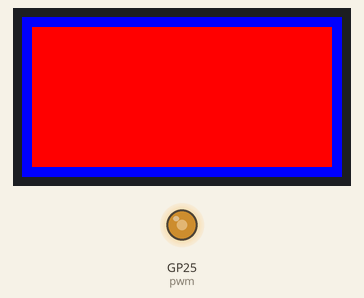
Bench run of a program on a simulated Raspberry Pi Pico running MicroPython. Shown: 160×80 colour display, output pins drawn as LEDs (lit = HIGH). Pins used as bus, display or sensor lines are not drawn.

Above: at 0.8 s.
At 30.9 s:
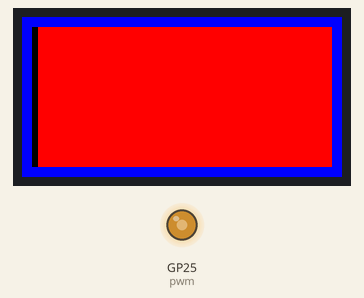
At 60.8 s:
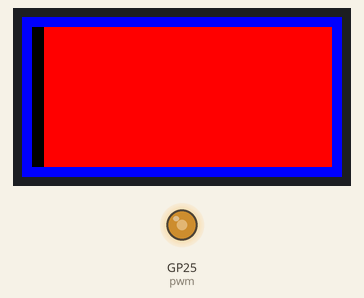
At 120.8 s:
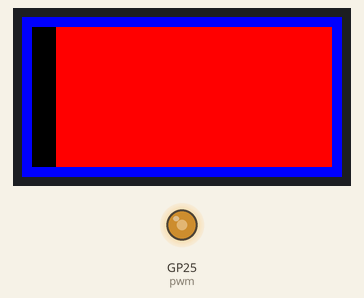
Timing chart, 0 to 122.3 s (numbered marks = the images above):
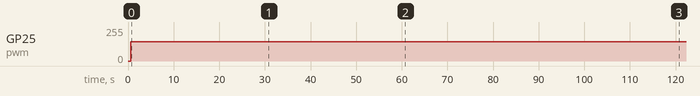

The program:

main.py
```python
import lcd as l
import time
import machine


def drawGauge(fore, back, cur, total):
    border = 5
    lcd.fill(back)
    w = lcd.width-border*2
    till = w * cur // total
    lcd.rect(border, border, till, lcd.height-border*2, l.BLACK, True)
    lcd.rect(border + till, border, w - till, lcd.height-border*2, fore, True)
    lcd.display()


tick = False


def timeHandler(t):
    global tick
    tick = True


def drawTimer(sec, fore, back):
    global tick
    tim = machine.Timer(period=1000, mode=machine.Timer.PERIODIC, callback=timeHandler)
    for s in range(sec):
        drawGauge(fore, back, s, sec)
        while not tick:
            time.sleep(0.1)
        tick = False
    tim.deinit()
    tick = False


# check if the device woke from a deep sleep
if machine.reset_cause() != machine.PWRON_RESET:
    machine.Pin(25, machine.Pin.OUT, value=0)
    machine.deepsleep(600000)

lcd = l.LCD_0inch96()

drawTimer(25*60, l.RED, l.BLUE)
drawTimer(5*60, l.GREEN, l.BLUE)

lcd.fill(l.BLUE)
lcd.display()
lcd.backlight(0)

lcd.write_cmd(0x10)  # power off

machine.deepsleep(600000)
```

lcd.py
```python
from machine import Pin, SPI, PWM
import framebuf
import time

# color is BGR
RED = 0x00F8
GREEN = 0xE007
BLUE = 0x1F00
WHITE = 0xFFFF
BLACK = 0x0000


class LCD_0inch96(framebuf.FrameBuffer):
    def __init__(self):

        self.width = 160
        self.height = 80

        self.cs = Pin(9, Pin.OUT, value=1)
        self.rst = Pin(12, Pin.OUT, value=0)
        self.spi = SPI(1, 10_000_000, polarity=0, phase=0, sck=Pin(10), mosi=Pin(11), miso=None)
        self.dc = Pin(8, Pin.OUT, value=1)
        self.buffer = bytearray(self.height * self.width * 2)
        super().__init__(self.buffer, self.width, self.height, framebuf.RGB565)
        self.Init()
        self.SetWindows(0, 0, self.width-1, self.height-1)

    def reset(self):
        self.rst(1)
        time.sleep(0.2)
        self.rst(0)
        time.sleep(0.2)
        self.rst(1)
        time.sleep(0.2)

    def write_cmd(self, cmd):
        self.dc(0)
        self.cs(0)
        self.spi.write(bytearray([cmd]))

    def write_data(self, buf):
        self.dc(1)
        self.cs(0)
        self.spi.write(bytearray([buf]))
        self.cs(1)

    def backlight(self, value):  # value:  min:0  max:1000
        pwm = PWM(Pin(25))
        pwm.freq(1000)  # BL
        if value != 0:
            pwm.duty_u16(value)
        else:
            pwm.deinit()
            Pin(25, Pin.OUT, value=0)

    def Init(self):
        self.reset()
        self.backlight(0x8fff)

        self.write_cmd(0x11)
        time.sleep(0.12)
        self.write_cmd(0x21)
        self.write_cmd(0x21)

        self.write_cmd(0xB1)
        self.write_data(0x05)
        self.write_data(0x3A)
        self.write_data(0x3A)

        self.write_cmd(0xB2)
        self.write_data(0x05)
        self.write_data(0x3A)
        self.write_data(0x3A)

        self.write_cmd(0xB3)
        self.write_data(0x05)
        self.write_data(0x3A)
        self.write_data(0x3A)
        self.write_data(0x05)
        self.write_data(0x3A)
        self.write_data(0x3A)

        self.write_cmd(0xB4)
        self.write_data(0x03)

        self.write_cmd(0xC0)
        self.write_data(0x62)
        self.write_data(0x02)
        self.write_data(0x04)

        self.write_cmd(0xC1)
        self.write_data(0xC0)

        self.write_cmd(0xC2)
        self.write_data(0x0D)
        self.write_data(0x00)

        self.write_cmd(0xC3)
        self.write_data(0x8D)
        self.write_data(0x6A)

        self.write_cmd(0xC4)
        self.write_data(0x8D)
        self.write_data(0xEE)

        self.write_cmd(0xC5)
        self.write_data(0x0E)

        self.write_cmd(0xE0)
        self.write_data(0x10)
        self.write_data(0x0E)
        self.write_data(0x02)
        self.write_data(0x03)
        self.write_data(0x0E)
        self.write_data(0x07)
        self.write_data(0x02)
        self.write_data(0x07)
        self.write_data(0x0A)
        self.write_data(0x12)
        self.write_data(0x27)
        self.write_data(0x37)
        self.write_data(0x00)
        self.write_data(0x0D)
        self.write_data(0x0E)
        self.write_data(0x10)

        self.write_cmd(0xE1)
        self.write_data(0x10)
        self.write_data(0x0E)
        self.write_data(0x03)
        self.write_data(0x03)
        self.write_data(0x0F)
        self.write_data(0x06)
        self.write_data(0x02)
        self.write_data(0x08)
        self.write_data(0x0A)
        self.write_data(0x13)
        self.write_data(0x26)
        self.write_data(0x36)
        self.write_data(0x00)
        self.write_data(0x0D)
        self.write_data(0x0E)
        self.write_data(0x10)

        self.write_cmd(0x3A)
        self.write_data(0x05)

        self.write_cmd(0x36)
        self.write_data(0xA8)

        self.write_cmd(0x29)

    def SetWindows(self, Xstart, Ystart, Xend, Yend):  # example max:0,0,159,79
        Xstart = Xstart+1
        Xend = Xend+1
        Ystart = Ystart+26
        Yend = Yend+26
        self.write_cmd(0x2A)
        self.write_data(0x00)
        self.write_data(Xstart)
        self.write_data(0x00)
        self.write_data(Xend)

        self.write_cmd(0x2B)
        self.write_data(0x00)
        self.write_data(Ystart)
        self.write_data(0x00)
        self.write_data(Yend)

        self.write_cmd(0x2C)

    def display(self):
        self.SetWindows(0, 0, self.width-1, self.height-1)
        self.dc(1)
        self.cs(0)
        self.spi.write(self.buffer)
        self.cs(1)
```

Measured:
- by itself, GP25 (pwm): 0/255 → 143/255 at 0.60 s
- what the display in image 0 shows lasts 10.0 s, from 0.8 s to 10.8 s
